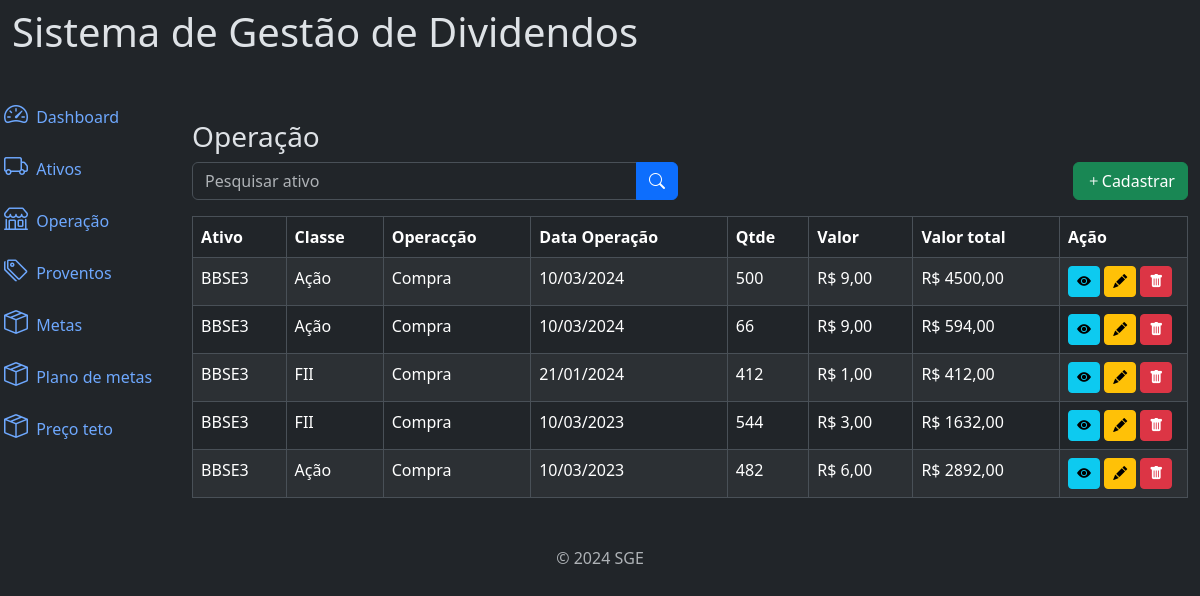
The app's page /operacao/ (signed in), older data.
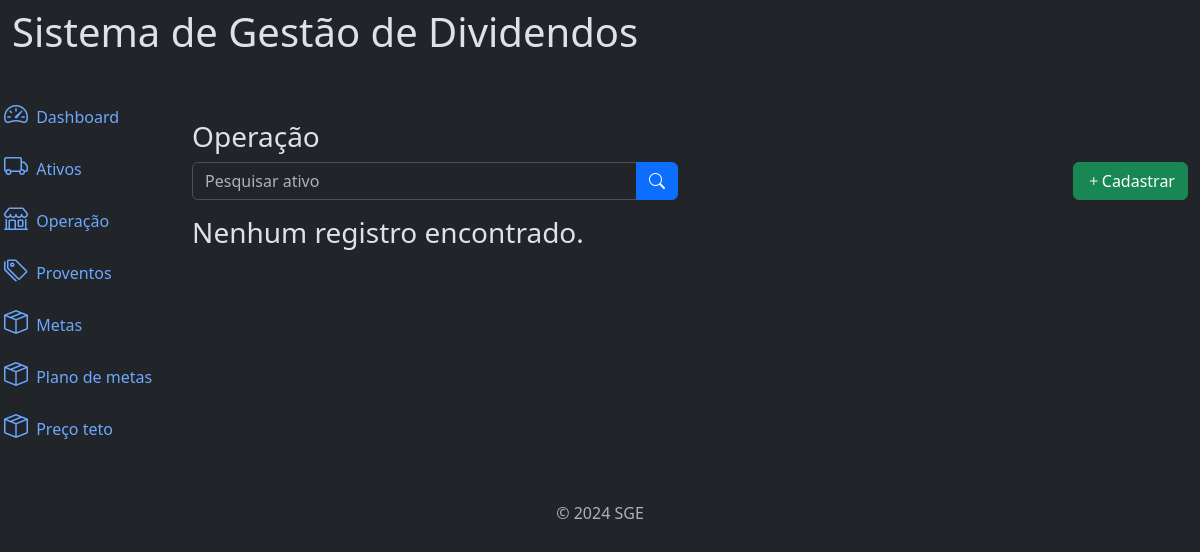
The same page, newer data.
### carteira/models.py (models this page shows, shortened)
class Operacao(models.Model):
    class Meta:
        verbose_name = "Operação"
        verbose_name_plural = "Operação"
        ordering=['-data_operacao']
    fk_user = models.ForeignKey(User, on_delete=models.CASCADE, related_name="user_operacao",  null=True) #relacionando campo com a pk da tbl user
    id_ativo = models.ForeignKey(Ativos, on_delete=models.PROTECT, null=True, blank=True, verbose_name='Ativo') #relacionando campo com a pk da tbl ativo
    classe = models.CharField(max_length=10, null=False, blank=False, default="")
    tipo_operacao = models.CharField(max_length=20, verbose_name='tipo de operação', blank=True, null=True)
    data_operacao = models.DateField(verbose_name='data da operação')
    qtd = models.IntegerField(verbose_name='quantidade')
    valor_cota = models.DecimalField(max_digits=20, decimal_places=2,verbose_name='valor da cota')
    fonte_recurso = models.CharField(max_length=20, verbose_name='Fonte de recurso', null=True, blank=True )
    valor_total = models.DecimalField(max_digits=20, decimal_places=2,verbose_name='Total da Operaçao')
    ano= models.IntegerField(verbose_name='ano', null=True, blank=True)
    created_at = models.DateTimeField(auto_now_add=True, verbose_name='criado em')
    update_at = models.DateTimeField(auto_now=True, verbose_name='atualizado em')

class Ativos(models.Model):
    class Meta:
        verbose_name = "Ativo"
        verbose_name_plural = "Ativos"
        ordering=['ativo']
    fk_user = models.ForeignKey(User, on_delete=models.CASCADE, related_name="user_ativo", null=True,) #relacionando campo com a pk da tbl user
    ativo = models.CharField(max_length=250,verbose_name='nome do ativo')
    ticket = models.CharField(max_length=10)
    classe = models.CharField(max_length=10, null=False, blank=False)
    cnpj = models.CharField(max_length=20, verbose_name='CNPJ')
    setor = models.ForeignKey(SetorAtivo, on_delete=models.PROTECT, related_name="setor_ativo", verbose_name='Setor')
    qtdAtivo = models.IntegerField(verbose_name='Qtd', blank=True, null= True)
    investimento= models.DecimalField(max_digits=20, decimal_places=2, blank=True, null= True)
    dividendos= models.DecimalField(max_digits=20, decimal_places=2, blank=True, null= True)
    created_at = models.DateTimeField(auto_now_add=True, verbose_name='criado em')
    update_at = models.DateTimeField(auto_now=True, verbose_name='atualizado em')
    def __str__(self):
        return self.ticket

### carteira/views/operacao_views.py (the view)
# urls.py: path('operacao/', views.OperacaoRender.as_view(), name='list_operacao'),
class OperacaoRender(ListView):
    model = Operacao
    template_name = 'operacao/list.html'
    context_object_name = 'lists'
    ordering = '-data_operacao'
    paginate_by = 20
    def get_queryset(self):
        queryset = cache.get('operacao_listagem')  #recuperando dados no cache
        if not queryset:  # verificando se ha dados no chace. se nao tiver, buscar no banco de daos
            queryset = Operacao.objects.filter(fk_user=self.request.user).order_by(self.ordering)
            cache.set('produtos_listagem', queryset, timeout=300)  # salva dados no cache
        filter_name = self.request.GET.get('name')
        if filter_name:
            queryset = queryset.filter(ticket__icontains=filter_name)
        return queryset

### carteira/templates/operacao/list.html (shortened to what this page needs)
{% extends "global/base.html" %}
{% block content %}
<p class="h3">Operação</p>
    <div class="row mb-3">
        <div class="col-md-6">
            <form action="#" method="GET">
                <div class="input-group">
                    <input type="text" class="form-control" name="name" placeholder="Pesquisar ativo" value="{{ request.GET.name }}"/>
                    {% if request.GET.name %}
                        <a href="#" class="btn btn-primary">
                            <i class="bi bi-x-lg"></i>
                        </a>
                    {% else %}
                        <button type="submit" class="btn btn-primary">
                            <i class="bi bi-search"></i>
                        </button>
                    {% endif %}
                </div>
            </form>
        </div>
        <div class="col-md-6">
            <a href="#" class="btn btn-success float-end"
            data-bs-toggle="modal"
            data-bs-target="#cadastroModal"
            hx-get = {% url "create_operacao" %}
            hx-target = "#addContent"
            hx-swap = "innerHTML">
                <i class="bi bi-plus"></i>Cadastrar
            </a>
        </div>
    </div>
    <div class="table-responsive">
    {% if lists %}
       {% include "operacao/table.html" %}
    {% else %}
        <p class="h3">Nenhum registro encontrado.</p>
    {% endif %}
    </div>
{% endblock %}

### base_templates/global/base.html (shortened to what this page needs)
{% load static %}<!DOCTYPE html>
<html lang="pt-br" data-bs-theme="dark">
<head>
  <link href="https://cdn.jsdelivr.net/npm/bootstrap@5.3.3/dist/css/bootstrap.min.css" rel="stylesheet">
  <link rel="stylesheet" href="https://cdn.jsdelivr.net/npm/bootstrap-icons@1.11.3/font/bootstrap-icons.min.css">
  <link rel="stylesheet" href="{% static "global/css/style.css" %}">
</head>
<body>
  {% include 'global/componentes/header.html' %}
  {% include 'global/componentes/sidebar.html' %}
    <div class="col py-3">
      <div class="container mt-4">
        <main>
          {% block content %}
          {% endblock %}
        </main>
      </div>
    </div>
  </div>
  {% include 'global/componentes/footer.html' %}
</body>
</html>

### base_templates/global/componentes/header.html
<nav class="navbar navbar-expand-lg navbar-light bg-dark">
      <div class="container-fluid">
        <p class="display-6">Sistema de Gestão de Dividendos</p>
      </div>
</nav>

### base_templates/global/componentes/sidebar.html (shortened to what this page needs)
<div class="row flex-nowrap">
    <div class="col-auto col-md-0 col-xl-0 px-0 bg-dark">
      <div class="d-flex flex-column align-items-center align-items-sm-start px-3 pt-2 text-white">
        <div class="collapse d-sm-block" id="menuCollapse">
          <ul class="nav flex-column align-items-start" id="menu">
            <li>
              <a href="#" class="nav-link px-0 align-middle">
                <i class="bi bi-speedometer2 fs-4"></i>
                <span class="ms-1">Dashboard</span>
              </a>
            </li>
              <li>
                <a href="{% url "list_ativo" %}" class="nav-link px-0 align-middle">
                  <i class="bi bi-truck fs-4"></i>
                  <span class="ms-1">Ativos</span>
                </a>
              </li>
              <li>
                <a href="{% url "list_operacao" %}" class="nav-link px-0 align-middle">
                  <i class="bi bi-shop fs-4"></i>
                  <span class="ms-1">Operação</span>
                </a>
              </li>
              <li>
                <a href="{% url "list_proventos" %}" class="nav-link px-0 align-middle">
                  <i class="bi bi-tags fs-4"></i>
                  <span class="ms-1">Proventos</span>
                </a>
              </li>
            <li>
              <a href="{% url "list_metas" %}" class="nav-link px-0 align-middle">
                <i class="bi bi-box-seam fs-4"></i>
                <span class="ms-1">Metas</span>
              </a>
            </li>
            <li>
              <a href="{% url 'list_plan' %}" class="nav-link px-0 align-middle">
                <i class="bi bi-box-seam fs-4"></i>
                <span class="ms-1">Plano de metas</span>
              </a>
            </li>
            <li>
              <a href="{% url 'list_preco_teto' %}" class="nav-link px-0 align-middle">
                <i class="bi bi-box-seam fs-4"></i>
                <span class="ms-1">Preço teto</span>
              </a>
            </li>
          </ul>
        </div>
      </div>
    </div>

### base_templates/global/componentes/footer.html (shortened to what this page needs)
<footer class="footer mt-auto py-3 text-center">
  <div class="container">
    <span class="text-muted">© 2024 SGE</span>
  </div>
</footer>

### carteira/templates/operacao/table.html
<table class="table table-striped table-bordered">
    <thead>
        <tr>
            <th>Ativo</th>
            <th>Classe</th>
            <th>Operacção</th>
            <th>Data Operação</th>
            <th>Qtde</th>
            <th>Valor</th>
            <th>Valor total</th>
            <th>Ação</th>
        </tr>
    </thead>
    <tbody >
        {% for list in lists %}
            <tr>
                <td>{{ list.id_ativo }}</td>
                <td>{{ list.classe }}</td>
                <td>{{ list.tipo_operacao }}</td>
                <td>{{ list.data_operacao|date:"d/m/Y" }}</td>
                <td>{{ list.qtd }}</td>
                <td>R$ {{ list.valor_cota|floatformat:2 }}</td>
                <td>R$ {{ list.valor_total|floatformat:2 }}</td>
                <td style="width:8em">
                    <a href="#" class="btn btn-info btn-sm"><i class="bi bi-eye-fill"></i></a>
                    <a href="#" class="btn btn-warning btn-sm" data-bs-toggle="modal"
                    data-bs-target="#cadastroModal"
                    hx-get = {% url "update_operacao" list.pk %}
                    hx-target = "#addContent"
                    hx-swap = "innerHTML"
                    ><i class="bi bi-pencil-fill"></i></a>
                    <a  onclick="modal(this)"
                    data-page="operacao"
                    data-name="{{list.id_ativo}}"
                    data-id="{{list.pk}}"
                     href="#"
                     class="btn btn-danger btn-sm"><i class="bi bi-trash-fill"></i></i></a>
                </td>
            </tr>
        {% endfor %}
    </tbody>
</table>

Row changes from the older to the newer data that the page shows:
removed Operacao: id_ativo "BBSE3", classe "Ação", tipo_operacao "Compra", data_operacao "10/03/2024", qtd "500", valor_cota "9,00", valor_total "4500,00"
removed Operacao: id_ativo "BBSE3", classe "Ação", tipo_operacao "Compra", data_operacao "10/03/2024", qtd "66", valor_cota "9,00", valor_total "594,00"
removed Operacao: id_ativo "BBSE3", classe "FII", tipo_operacao "Compra", data_operacao "21/01/2024", qtd "412", valor_cota "1,00", valor_total "412,00"
removed Operacao: id_ativo "BBSE3", classe "FII", tipo_operacao "Compra", data_operacao "10/03/2023", qtd "544", valor_cota "3,00", valor_total "1632,00"
removed Operacao: id_ativo "BBSE3", classe "Ação", tipo_operacao "Compra", data_operacao "10/03/2023", qtd "482", valor_cota "6,00", valor_total "2892,00"
Text that changed along with them:
text no longer shown: "Ativo Classe Operacção Data Operação Qtde Valor Valor total Ação"
text now shown: "Nenhum registro encontrado."
